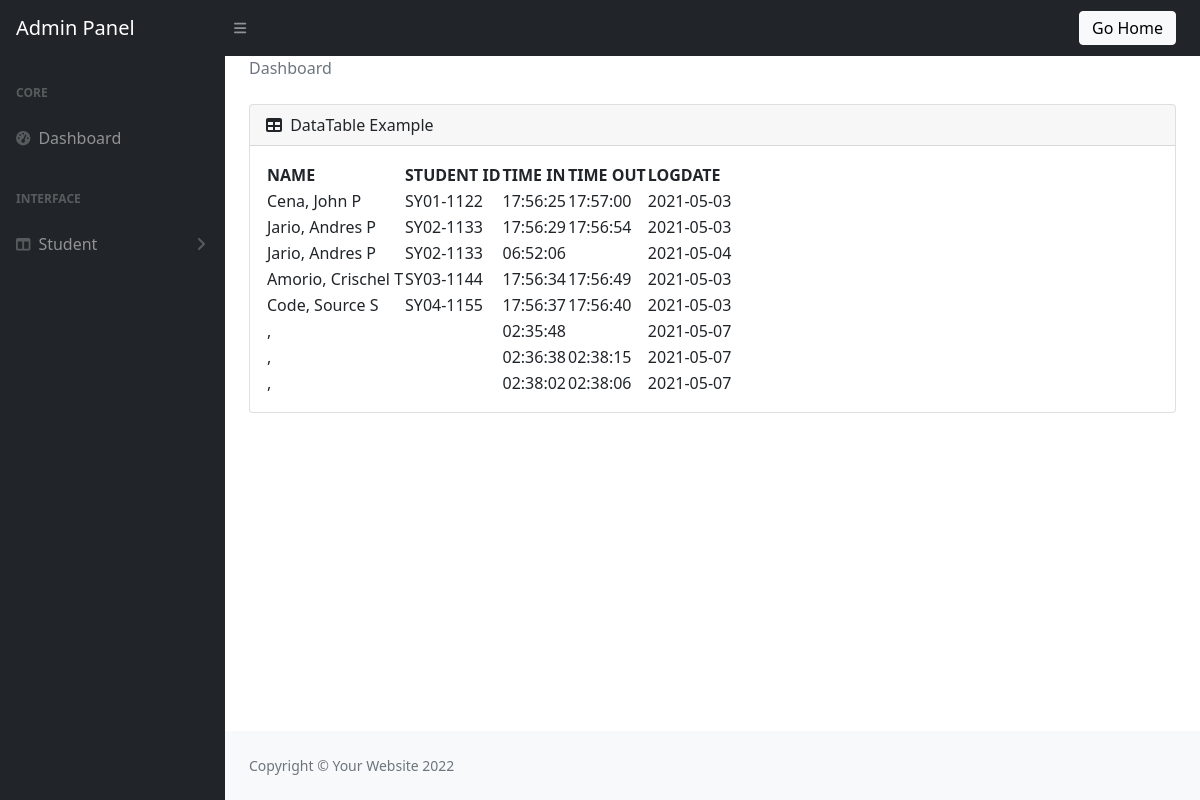
Page /admin/add_student.php on the committed database.
### tables this page shows
CREATE TABLE `attendance` (
  `ID` int(11) NOT NULL,
  `STUDENTID` varchar(250) NOT NULL,
  `TIMEIN` varchar(250) NOT NULL,
  `TIMEOUT` varchar(250) NOT NULL,
  `LOGDATE` varchar(250) NOT NULL,
  `STATUS` varchar(250) NOT NULL
);

CREATE TABLE `student` (
  `ID` int(11) NOT NULL,
  `STUDENTID` varchar(250) NOT NULL,
  `FIRSTNAME` varchar(250) NOT NULL,
  `MNAME` varchar(250) NOT NULL,
  `LASTNAME` varchar(250) NOT NULL,
  `AGE` varchar(250) NOT NULL,
  `GENDER` varchar(250) NOT NULL
);

### admin/add_student.php (the view, shortened to what this page needs)
<?php
include('header.php');
include('sidebar.php');
?>
                <main>
                    <div class="container-fluid px-4">
                        <ol class="breadcrumb mb-4">
                            <li class="breadcrumb-item active">Dashboard</li>
                        </ol>
                        <div class="card mb-4">
                            <div class="card-header">
                                <i class="fas fa-table me-1"></i>
                                DataTable Example
                            </div>
                            <div class="card-body">
                                <table id="datatablesSimple">
                                    <thead>
                                        <tr>
                                            <th>NAME</th>
                                            <th>STUDENT ID</th>
                                            <th>TIME IN</th>
                                            <th>TIME OUT</th>
                                            <th>LOGDATE</th>
                                        </tr>
                                    </thead>
                                    <tbody>
                                        <?php
                                        $server = "localhost";
                                        $username="root";
                                        $password="";
                                        $dbname="qrcode_attendance";
                                        $conn = new mysqli($server,$username,$password,$dbname);
                                        $sql ="SELECT * FROM attendance LEFT JOIN student ON attendance.STUDENTID=student.STUDENTID";
                                        $query = $conn->query($sql);
                                        while ($row = $query->fetch_assoc()){
                                        ?>
                                            <tr>
                                                <td><?php echo $row['LASTNAME'].', '.$row['FIRSTNAME'].' '.$row['MNAME'];?></td>
                                                <td><?php echo $row['STUDENTID'];?></td>
                                                <td><?php echo $row['TIMEIN'];?></td>
                                                <td><?php echo $row['TIMEOUT'];?></td>
                                                <td><?php echo $row['LOGDATE'];?></td>
                                            </tr>
                                        <?php
                                        }
                                        ?>
                                    </tbody>
                                </table>
                            </div>
                        </div>
                    </div>
                </main>
<?php
include('footer.php');
?>

### rows in the picture
attendance: student.LASTNAME "Cena", student.FIRSTNAME "John", student.MNAME "P", student.STUDENTID "SY01-1122", TIMEIN "17:56:25", TIMEOUT "17:57:00", LOGDATE "2021-05-03"
attendance: student.LASTNAME "Jario", student.FIRSTNAME "Andres", student.MNAME "P", student.STUDENTID "SY02-1133", TIMEIN "17:56:29", TIMEOUT "17:56:54", LOGDATE "2021-05-03"
attendance: student.LASTNAME "Jario", student.FIRSTNAME "Andres", student.MNAME "P", student.STUDENTID "SY02-1133", TIMEIN "06:52:06", LOGDATE "2021-05-04"
attendance: student.LASTNAME "Amorio", student.FIRSTNAME "Crischel", student.MNAME "T", student.STUDENTID "SY03-1144", TIMEIN "17:56:34", TIMEOUT "17:56:49", LOGDATE "2021-05-03"
attendance: student.LASTNAME "Code", student.FIRSTNAME "Source", student.MNAME "S", student.STUDENTID "SY04-1155", TIMEIN "17:56:37", TIMEOUT "17:56:40", LOGDATE "2021-05-03"
attendance: TIMEIN "02:35:48", LOGDATE "2021-05-07"
attendance: TIMEIN "02:36:38", TIMEOUT "02:38:15", LOGDATE "2021-05-07"
attendance: TIMEIN "02:38:02", TIMEOUT "02:38:06", LOGDATE "2021-05-07"
